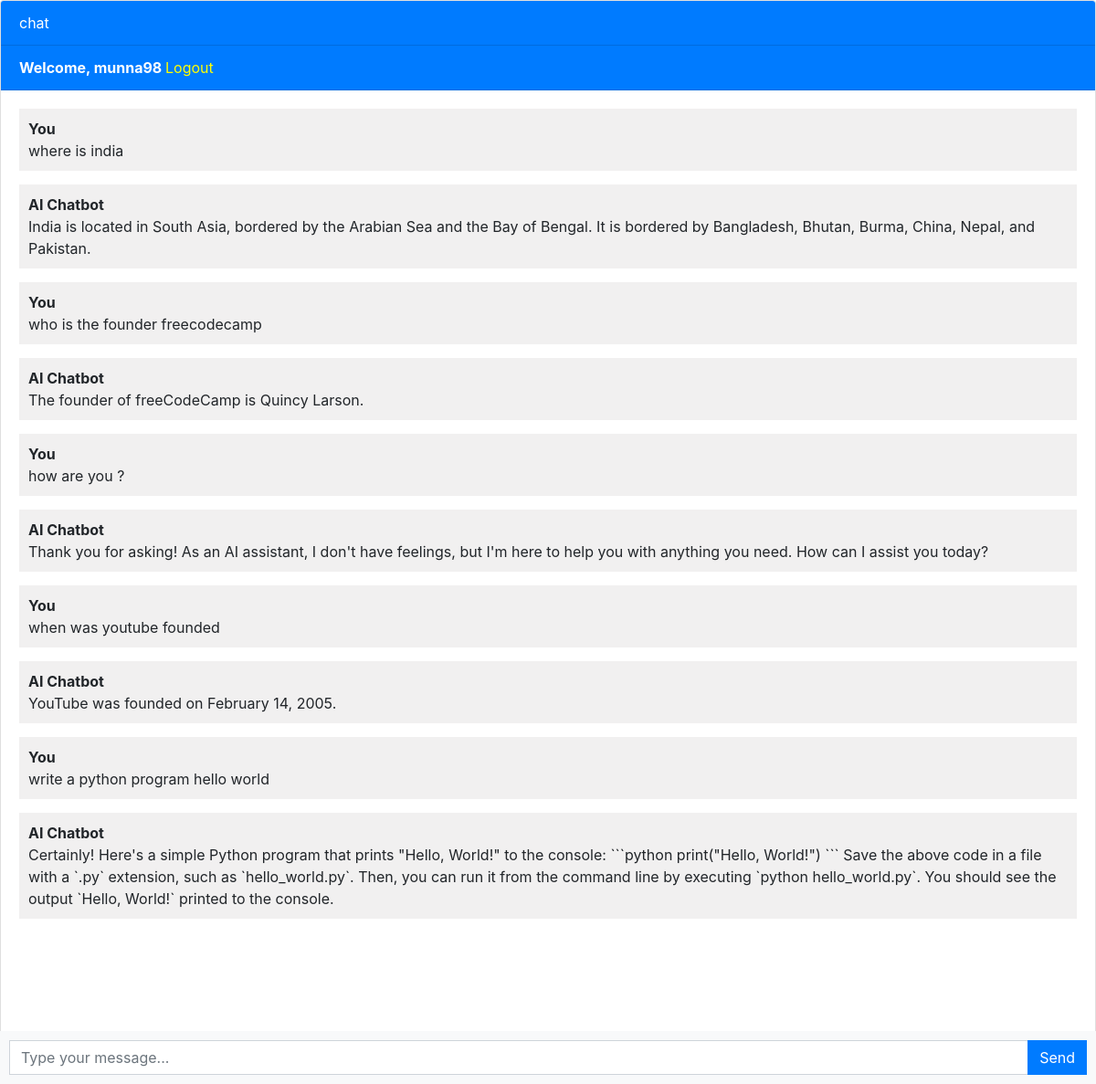
Screenshot of / (signed in) with the database file from the repository.
### chatbot/models.py (models this page shows, shortened)
class Chat(models.Model):
    user = models.ForeignKey(User, on_delete=models.CASCADE)
    message = models.TextField()
    response =models.TextField()
    created_at = models.DateTimeField(auto_now_add=True)

### chatbot/views.py (the view)
# urls.py: path('', views.chatbot, name="chatbot"),
def chatbot(request):
    chats = Chat.objects.filter(user=request.user)
    if request.method == 'POST':
        message = request.POST.get('message')
        response = ask_openai(message)
        chat = Chat(user=request.user, message=message, response=response, created_at=timezone.now())
        chat.save()
        return JsonResponse({'message': message, 'response': response})
    return render(request, 'chatbot.html', {'chats': chats})

### templates/chatbot.html (shortened to what this page needs)
{% extends 'base.html' %}
{% block content %}
<div class="chat-container">
    <div class="card flex-grow-1">
        <div class="card-header bg-primary text-white">chat</div>
        {% if user.is_authenticated %}
        <div class="card-header bg-primary text-white"><b>Welcome, {{user.username}} </b> <a style="color: yellow" href="logout">Logout</a></div>
        {% else %}
        <div class="card-header bg-primary text-white"><a style="color: yellow" href="login">Login</a> <a style="color: yellow" href="register">Register</a></div>
        {% endif %}
        <div class="card-body messages-box">
            <ul class="list-unstyled messages-list">
                {% for chat in chats %}
                  {% if chat.user == request.user %}
                  <li class="message received">
                    <div class="message-text">
                        <div class="message-sender">
                            <b>You</b>
                        </div>
                        <div class="message-content">
                            {{chat.message}}
                        </div>
                    </div>
                </li>
                <li class="message received">
                    <div class="message-text">
                        <div class="message-sender">
                            <b>AI Chatbot</b>
                        </div>
                        <div class="message-content">
                            {{chat.response}}
                        </div>
                    </div>
                </li>
                  {% endif %}
                {% endfor %}
            </ul>
        </div>
        <br><br>
        <br><br>
        <br><br>
    </div>
    <form class="message-form">
        <div class="input-group">
            <input type="text" class="form-control message-input" placeholder="Type your message...">
            <div class="input-group-append">
                <button type="submit" class="btn btn-primary btn-send">Send</button>
            </div>
        </div>
    </form>
</div>
{% endblock content %}

### templates/base.html (shortened to what this page needs)
<!DOCTYPE html>
<html lang="en">
<head>
    <link rel="stylesheet" href="https://stackpath.bootstrapcdn.com/bootstrap/4.3.1/css/bootstrap.min.css">
</head>
<body>
    {% block content %}{% endblock content %}
</body>
</html>

### templates/chatbot.html (style rules this page uses)
body, html { height: 100%; }
.messages-box { flex: 1; overflow-y: auto; }
.messages-list { padding-left: 0; }
.message { margin-bottom: 15px; list-style: none; }
.message-text { padding: 10px; border-radius: 5px; }
.received { background-color: #f1f0f0; align-self: flex-start; }
.message-form { display: flex; position: fixed; bottom: 0; left: 0; right: 0; padding: 10px; background-color: #f8f9fa; }
.message-input { flex: 1; border-radius: 0; border-right: none; }
.btn-send { border-radius: 0; }
.chat-container { height: 100%; display: flex; flex-direction: column; }

### rows the page displays
Chat: message "where is india", response "India is located in South Asia, bordered by the Arabian Sea and the Bay of Bengal. It is bordered by Bangladesh, Bhutan, Burma, China, Nepal, and Pakistan."
Chat: message "who is the founder freecodecamp", response "The founder of freeCodeCamp is Quincy Larson."
Chat: message "how are you ?", response "Thank you for asking! As an AI assistant, I don't have feelings, but I'm here to help you with anything you need. How can I assist you today?"
Chat: message "when was youtube founded", response "YouTube was founded on February 14, 2005."
Chat: message "write a python program hello world", response "Certainly! Here's a simple Python program that prints \"Hello, World!\" to the console: ```python print(\"Hello, World!\") ``` Save the above code in a file with a `.py` extension, such as `hello_world.py`. Then, you can run it from the command line by executing `python hello_world.py`. You should see the output `Hello, World!` printed to the console."

### other values shown
{{ user.username }} "munna98"
